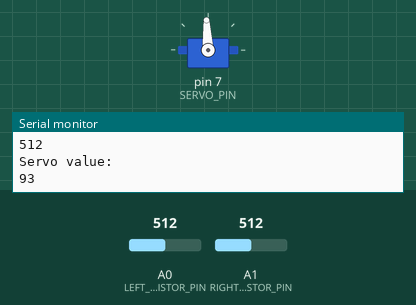
Bench run of a sketch on a simulated Arduino Uno, built with avr-gcc and run on an emulated ATmega328P. On the bench: servo, the last lines printed to the serial monitor. Inputs (shaded band) come from the test bench; at power-on: A0 (LEFT_PHOTORESISTOR_PIN) = 512, A1 (RIGHT_PHOTORESISTOR_PIN) = 512.

Above: at 1.2 s.
1.3 s: A0 (LEFT_PHOTORESISTOR_PIN) set to 689
At 2.7 s:
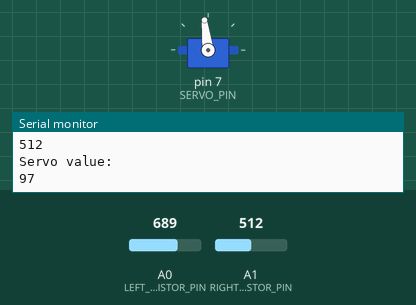
3.0 s: A1 (RIGHT_PHOTORESISTOR_PIN) set to 716
At 4.2 s:
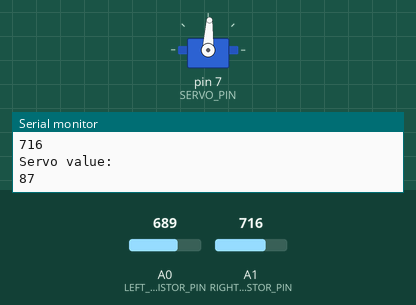
Timing chart, 0 to 6.0 s (numbered marks = the images above; inputs shaded):
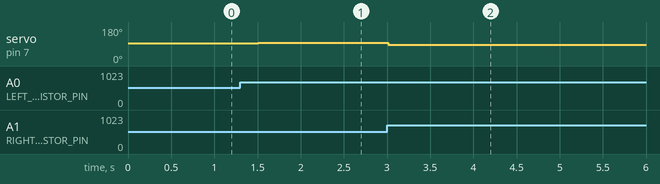

Measured:
- after the input at 1.3 s, servo on pin 7 (SERVO_PIN): 93° → 97° after 0.21 s
- after the input at 3.0 s, servo on pin 7 (SERVO_PIN): 97° → 87° at once

The sketch:

32IV-4_Photoresistor-and-servo.ino
```cpp
#include <Servo.h>

const int SERVO_PIN=7;
const int LEFT_PHOTORESISTOR_PIN=A0;
const int RIGHT_PHOTORESISTOR_PIN=A1;

const int ROTATE_RIGHT=87;
const int ROTATE_LEFT=97;
const int STOP_ROTATION=93;
const int MIN_SENSOR=6;
const int MAX_SENSOR=679;

Servo servo;

void setup()
{
  servo.attach(SERVO_PIN);
  Serial.begin(9600);
}

void loop()
{
  int leftValue=analogRead(LEFT_PHOTORESISTOR_PIN);
  int rightValue=analogRead(RIGHT_PHOTORESISTOR_PIN);
  Serial.println("Left value: ");
  Serial.println(leftValue);
  Serial.println("Right value: ");
  Serial.println(rightValue);
  Serial.println("Servo value: ");
  Serial.println(servo.read());
  if (leftValue>rightValue)
    servo.write(ROTATE_LEFT);
  else if (rightValue>leftValue)
    servo.write(ROTATE_RIGHT);
  else
    servo.write(STOP_ROTATION);
  delay(300);
}
```
